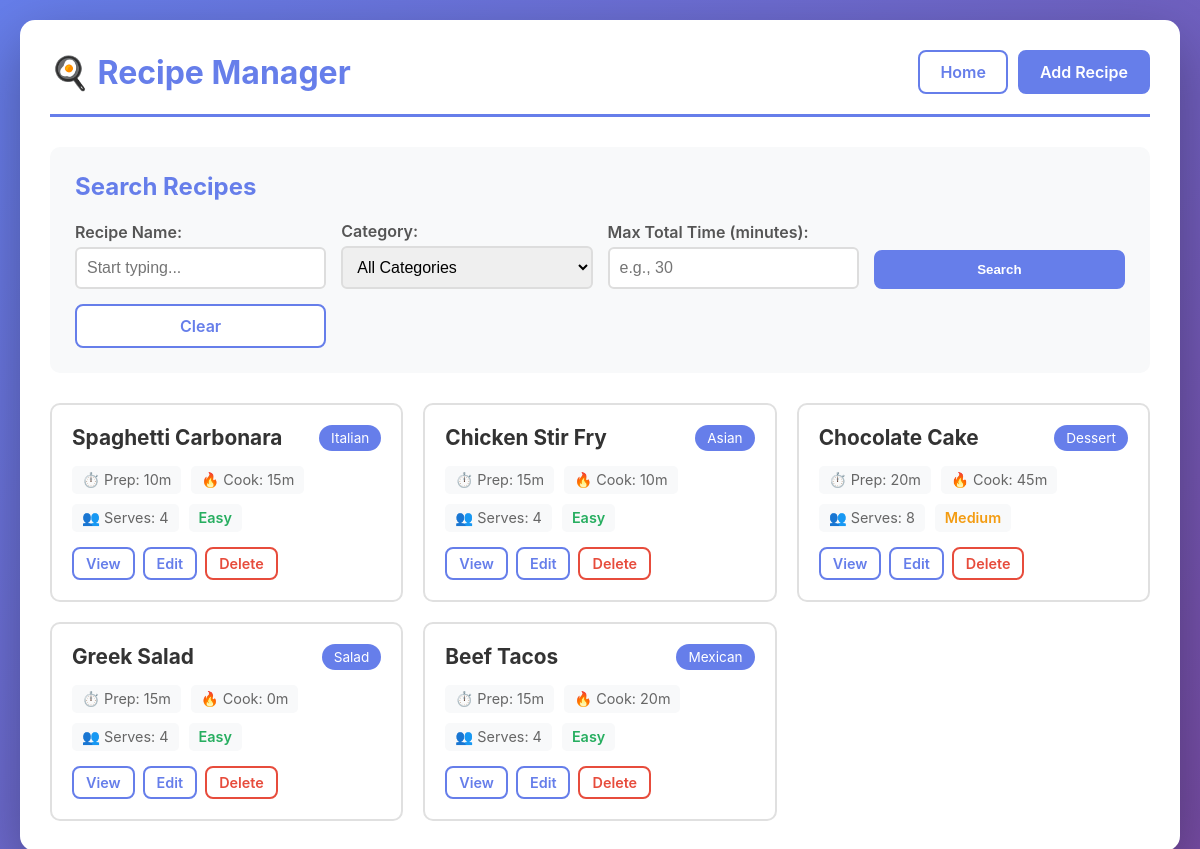
The page / on the database its author committed.
### tables this page shows
CREATE TABLE IF NOT EXISTS recipes (
    id INT AUTO_INCREMENT PRIMARY KEY,
    name VARCHAR(255) NOT NULL,
    category VARCHAR(100) NOT NULL,
    prep_time INT NOT NULL COMMENT 'in minutes',
    cook_time INT NOT NULL COMMENT 'in minutes',
    servings INT NOT NULL,
    difficulty ENUM('Easy', 'Medium', 'Hard') DEFAULT 'Medium',
    ingredients TEXT NOT NULL,
    instructions TEXT NOT NULL,
    image_url VARCHAR(500) DEFAULT NULL,
    created_at TIMESTAMP DEFAULT CURRENT_TIMESTAMP,
    updated_at TIMESTAMP DEFAULT CURRENT_TIMESTAMP ON UPDATE CURRENT_TIMESTAMP
);

### config.php (called while the page is built, shortened)
<?php
function h($string) {
    return htmlspecialchars($string, ENT_QUOTES, 'UTF-8');
}
?>

### index.php (the view, shortened to what this page needs)
<?php
require_once 'config.php';
$conn = getDBConnection();
$search_name = isset($_GET['search_name']) ? trim($_GET['search_name']) : '';
$search_time = isset($_GET['search_time']) ? intval($_GET['search_time']) : 0;
$sql = "SELECT * FROM recipes WHERE 1=1";
$sql .= " ORDER BY created_at DESC";
$stmt = $conn->prepare($sql);
$stmt->execute();
$result = $stmt->get_result();
?>
<!DOCTYPE html>
<html lang="en">
<head>
    <link rel="stylesheet" href="style.css">
</head>
<body>
    <div class="container">
        <header>
            <h1>🍳 Recipe Manager</h1>
            <nav>
                <a href="index.php" class="btn">Home</a>
                <a href="add.php" class="btn btn-primary">Add Recipe</a>
            </nav>
        </header>
        <div class="search-box">
            <h2>Search Recipes</h2>
            <form method="GET" action="index.php" class="search-form">
                <div class="form-group">
                    <label>Recipe Name:</label>
                    <input type="text" name="search_name" id="search_name"
                           value="<?= h($search_name) ?>"
                           placeholder="Start typing..." autocomplete="off">
                </div>
                <div class="form-group">
                    <label>Category:</label>
                    <select name="search_category">
                        <option value="">All Categories</option>
                    </select>
                </div>
                <div class="form-group">
                    <label>Max Total Time (minutes):</label>
                    <input type="number" name="search_time" value="<?= $search_time > 0 ? $search_time : '' ?>"
                           placeholder="e.g., 30">
                </div>
                <button type="submit" class="btn btn-primary">Search</button>
                <a href="index.php" class="btn">Clear</a>
            </form>
        </div>
        <div class="recipes-grid">
            <?php if ($result->num_rows > 0): ?>
                <?php while ($recipe = $result->fetch_assoc()): ?>
                    <div class="recipe-card">
                        <div class="recipe-header">
                            <h3><?= h($recipe['name']) ?></h3>
                            <span class="category-badge"><?= h($recipe['category']) ?></span>
                        </div>
                        <div class="recipe-info">
                            <span>⏱️ Prep: <?= h($recipe['prep_time']) ?>m</span>
                            <span>🔥 Cook: <?= h($recipe['cook_time']) ?>m</span>
                            <span>👥 Serves: <?= h($recipe['servings']) ?></span>
                            <span class="difficulty-<?= strtolower($recipe['difficulty']) ?>">
                                <?= h($recipe['difficulty']) ?>
                            </span>
                        </div>
                        <div class="recipe-actions">
                            <a href="view.php?id=<?= $recipe['id'] ?>" class="btn btn-small">View</a>
                            <a href="edit.php?id=<?= $recipe['id'] ?>" class="btn btn-small">Edit</a>
                            <a href="delete.php?id=<?= $recipe['id'] ?>"
                               class="btn btn-small btn-danger"
                               onclick="return confirm('Are you sure you want to delete this recipe?')">Delete</a>
                        </div>
                    </div>
                <?php endwhile; ?>
            <?php else: ?>
                <p class="no-results">No recipes found. <a href="add.php">Add your first recipe!</a></p>
            <?php endif; ?>
        </div>
    </div>
</body>
</html>

### style.css (style rules this page uses)
* { margin: 0; padding: 0; box-sizing: border-box; }
body { font-family: -apple-system, BlinkMacSystemFont, 'Segoe UI', Roboto, Oxygen, Ubuntu, Cantarell, sans-serif; background: linear-gradient(135deg, #667eea 0%, #764ba2 100%); min-height: 100vh; padding: 20px; color: #333; }
.container { max-width: 1200px; margin: 0 auto; background: white; border-radius: 15px; box-shadow: 0 20px 60px rgba(0,0,0,0.3); padding: 30px; }
header { display: flex; justify-content: space-between; align-items: center; margin-bottom: 30px; padding-bottom: 20px; border-bottom: 3px solid #667eea; }
header h1 { font-size: 2em; color: #667eea; }
nav { display: flex; gap: 10px; }
.btn { padding: 10px 20px; text-decoration: none; border-radius: 8px; border: 2px solid #667eea; background: white; color: #667eea; font-weight: 600; cursor: pointer; transition: all 0.3s; display: inline-block; text-align: center; }
.btn-primary { background: #667eea; color: white; }
.btn-danger { border-color: #e74c3c; color: #e74c3c; }
.btn-small { padding: 6px 12px; font-size: 0.9em; }
.search-box { background: #f8f9fa; padding: 25px; border-radius: 10px; margin-bottom: 30px; }
.search-box h2 { margin-bottom: 20px; color: #667eea; }
.search-form { display: grid; grid-template-columns: repeat(auto-fit, minmax(200px, 1fr)); gap: 15px; align-items: end; }
.form-group { display: flex; flex-direction: column; position: relative; }
.form-group label { margin-bottom: 5px; font-weight: 600; color: #555; }
.form-group input, .form-group select, .form-group textarea { padding: 10px; border: 2px solid #ddd; border-radius: 6px; font-size: 1em; transition: border-color 0.3s; }
.recipes-grid { display: grid; grid-template-columns: repeat(auto-fill, minmax(300px, 1fr)); gap: 20px; }
.recipe-card { background: white; border: 2px solid #e0e0e0; border-radius: 10px; padding: 20px; transition: all 0.3s; }
.recipe-header { display: flex; justify-content: space-between; align-items: start; margin-bottom: 15px; }
.recipe-header h3 { color: #333; font-size: 1.3em; flex: 1; }
.category-badge { background: #667eea; color: white; padding: 5px 12px; border-radius: 20px; font-size: 0.85em; white-space: nowrap; }
.recipe-info { display: flex; flex-wrap: wrap; gap: 10px; margin-bottom: 15px; font-size: 0.9em; color: #666; }
.recipe-info span { background: #f8f9fa; padding: 5px 10px; border-radius: 5px; }
.difficulty-easy { color: #27ae60; font-weight: 600; }
.difficulty-medium { color: #f39c12; font-weight: 600; }
.recipe-actions { display: flex; gap: 8px; }

### rows shown on the page
recipes: name "Spaghetti Carbonara", category "Italian", prep_time "10", cook_time "15", servings "4", difficulty "Easy"
recipes: name "Chicken Stir Fry", category "Asian", prep_time "15", cook_time "10", servings "4", difficulty "Easy"
recipes: name "Chocolate Cake", category "Dessert", prep_time "20", cook_time "45", servings "8", difficulty "Medium"
recipes: name "Greek Salad", category "Salad", prep_time "15", cook_time "0", servings "4", difficulty "Easy"
recipes: name "Beef Tacos", category "Mexican", prep_time "15", cook_time "20", servings "4", difficulty "Easy"
